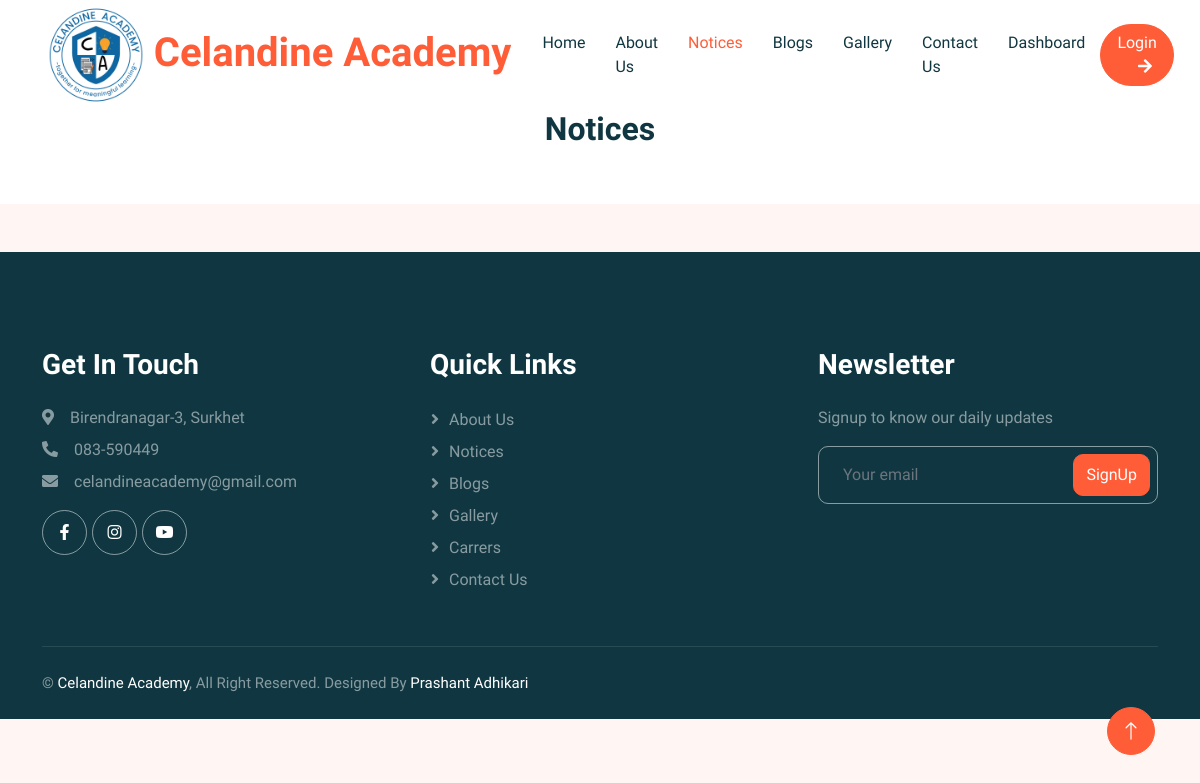
/notice/, run on an earlier commit of the app's database.
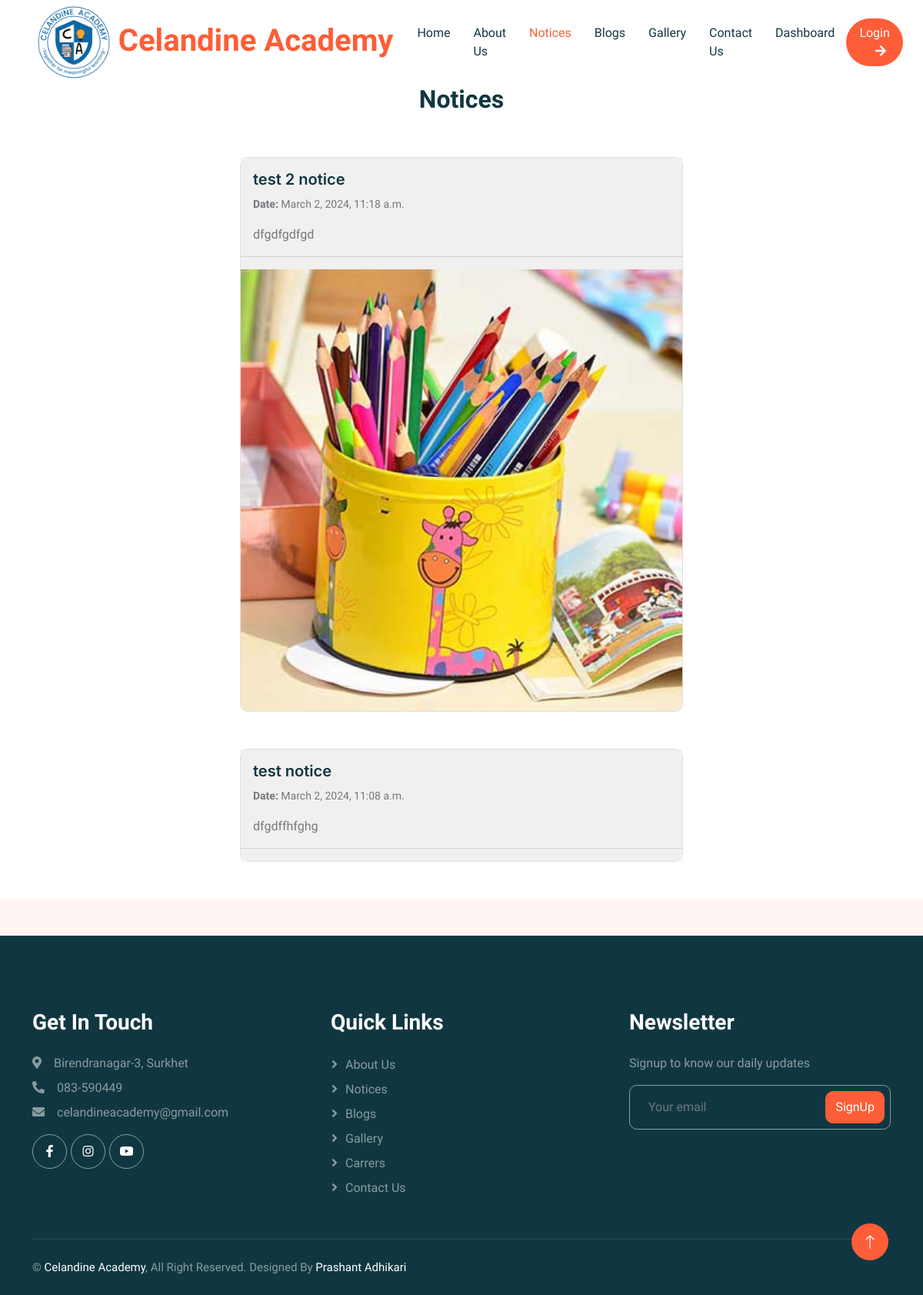
And on a later commit of the database.
### base/models.py (models this page shows, shortened)
class Notice(models.Model):
    title = models.CharField(max_length=255)
    body = models.TextField()
    image = models.ImageField(upload_to="uploads/notice_images", blank=True)
    created_at = models.DateTimeField(auto_now_add=True)
    class Meta:
        verbose_name_plural = "16. Notices"
        ordering = ['-created_at']

### base/views.py (the view)
# urls.py: path('notice/', views.notice, name='notice'),
def notice(request):
    notices = Notice.objects.all()
    context = {'notices': notices}
    return render(request, 'notice.html', context)

### base/context_processors.py (called while the page is built)
def custom_data(request):
    if SchoolSetup.objects.all().exists():
        setup = SchoolSetup.objects.all().order_by('-created_at')
        data = setup[0]
        return {'data': data}
    else:
        data=None
        return {'data': data}

def social_data(request):
    if Socials.objects.all().exists():
        social = Socials.objects.all().order_by('-created_at')
        sodata = social[0]
        return {'sodata': sodata}
    else:
        sodata=None
        return {'sodata': sodata}

def vision_data(request):
    if Vision.objects.all().exists():
        vision = Vision.objects.all().order_by('-created_at')
        vdata = vision[0]
        return {'vdata': vdata}
    else:
        vdata = None
        return {'vdata': vdata}

def mission_data(request):
    if Mission.objects.all().exists():
        mission = Mission.objects.all().order_by('-created_at')
        mdata = mission[0]
        return {'mdata': mdata}
    else:
        mdata = None
        return {'mdata': mdata}

def message_data(request):
    msgdata = MessageFrom.objects.all()
    return {'message_data': msgdata}

def team_data(request):
    team = TeamMember.objects.all()
    return {'tdata': team}

### templates/notice.html (shortened to what this page needs)
{% extends 'main.html' %}
{% load static %}
{% block content %}
<div class="container-xxl bg-white p-0">
    <div class="container-fluid">
        <div class="row mb-5">
            <div class="col text-center">
                <h2>Notices</h2>
            </div>
        </div>
        <div class="row justify-content-center">
            <div class="col-6">
                {% for notice in notices %}
                <div class="card mb-5">
                    <div class="row g-0"  style="background: rgb(240, 240, 240);">
                        <div class="col"">
                            <div class="card-body">
                                <h5 class="card-title">{{ notice.title }}</h5>
                                <p class="card-text"><small class="text-body-secondary"><b>Date:</b>
                                        {{notice.created_at}}</small>
                                </p>
                                <p class="card-text">{{ notice.body }}</p>
                            </div>
                        </div>
                        <hr>
                    </div>
                    <div class="row">
                        <div class="col"">
                            {% if notice.image %}
                            {% if notice.image.url %}
                            <a href=" #" class="image-link" data-src="{{ notice.image.url }}">
                            <img src="{{ notice.image.url }}" class="card-img-bottom" alt="...">
                            </a>
                            {% endif %}
                            {% endif %}
                        </div>
                    </div>
                </div>
                {% endfor %}
            </div>
        </div>
    </div>
</div>
{% endblock %}

What changed in the data, as far as the page shows it:
added Notice: title "test 2 notice", created_at "March 2, 2024, 11:18 a.m.", body "dfgdfgdfgd", image (picture)
added Notice: title "test notice", created_at "March 2, 2024, 11:08 a.m.", body "dfgdffhfghg"
